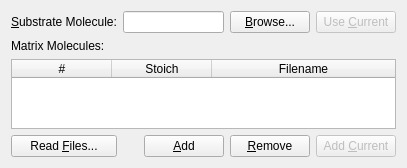
<?xml version="1.0" encoding="UTF-8"?>
<ui version="4.0">
 <class>Tab_Init</class>
 <widget class="QWidget" name="Tab_Init">
  <property name="geometry">
   <rect>
    <x>0</x>
    <y>0</y>
    <width>407</width>
    <height>157</height>
   </rect>
  </property>
  <property name="windowTitle">
   <string>Form</string>
  </property>
  <layout class="QGridLayout" name="gridLayout">
   <item row="1" column="0">
    <widget class="QLabel" name="label">
     <property name="text">
      <string>&amp;Substrate Molecule:</string>
     </property>
     <property name="buddy">
      <cstring>edit_substrateFile</cstring>
     </property>
    </widget>
   </item>
   <item row="1" column="1" colspan="2">
    <widget class="QLineEdit" name="edit_substrateFile"/>
   </item>
   <item row="2" column="0" colspan="3">
    <widget class="QLabel" name="label_2">
     <property name="text">
      <string>Matrix Molecules:</string>
     </property>
    </widget>
   </item>
   <item row="1" column="3">
    <widget class="QPushButton" name="push_substrateBrowse">
     <property name="text">
      <string>&amp;Browse...</string>
     </property>
    </widget>
   </item>
   <item row="1" column="4">
    <widget class="QPushButton" name="push_substrateCurrent">
     <property name="enabled">
      <bool>false</bool>
     </property>
     <property name="text">
      <string>Use &amp;Current</string>
     </property>
    </widget>
   </item>
   <item row="4" column="1">
    <spacer name="horizontalSpacer">
     <property name="orientation">
      <enum>Qt::Horizontal</enum>
     </property>
     <property name="sizeHint" stdset="0">
      <size>
       <width>40</width>
       <height>20</height>
      </size>
     </property>
    </spacer>
   </item>
   <item row="4" column="3">
    <widget class="QPushButton" name="push_matrixRemove">
     <property name="text">
      <string>&amp;Remove</string>
     </property>
    </widget>
   </item>
   <item row="4" column="4">
    <widget class="QPushButton" name="push_matrixCurrent">
     <property name="enabled">
      <bool>false</bool>
     </property>
     <property name="text">
      <string>Add &amp;Current</string>
     </property>
    </widget>
   </item>
   <item row="4" column="2">
    <widget class="QPushButton" name="push_matrixAdd">
     <property name="text">
      <string>&amp;Add</string>
     </property>
    </widget>
   </item>
   <item row="3" column="0" colspan="5">
    <widget class="QTableWidget" name="table_matrix">
     <property name="selectionMode">
      <enum>QAbstractItemView::SingleSelection</enum>
     </property>
     <property name="selectionBehavior">
      <enum>QAbstractItemView::SelectRows</enum>
     </property>
     <attribute name="horizontalHeaderStretchLastSection">
      <bool>true</bool>
     </attribute>
     <attribute name="horizontalHeaderStretchLastSection">
      <bool>true</bool>
     </attribute>
     <column>
      <property name="text">
       <string>#</string>
      </property>
     </column>
     <column>
      <property name="text">
       <string>Stoich</string>
      </property>
     </column>
     <column>
      <property name="text">
       <string>Filename</string>
      </property>
     </column>
    </widget>
   </item>
   <item row="4" column="0">
    <widget class="QPushButton" name="push_readFiles">
     <property name="text">
      <string>Read &amp;Files...</string>
     </property>
    </widget>
   </item>
  </layout>
 </widget>
 <resources/>
 <connections/>
</ui>
